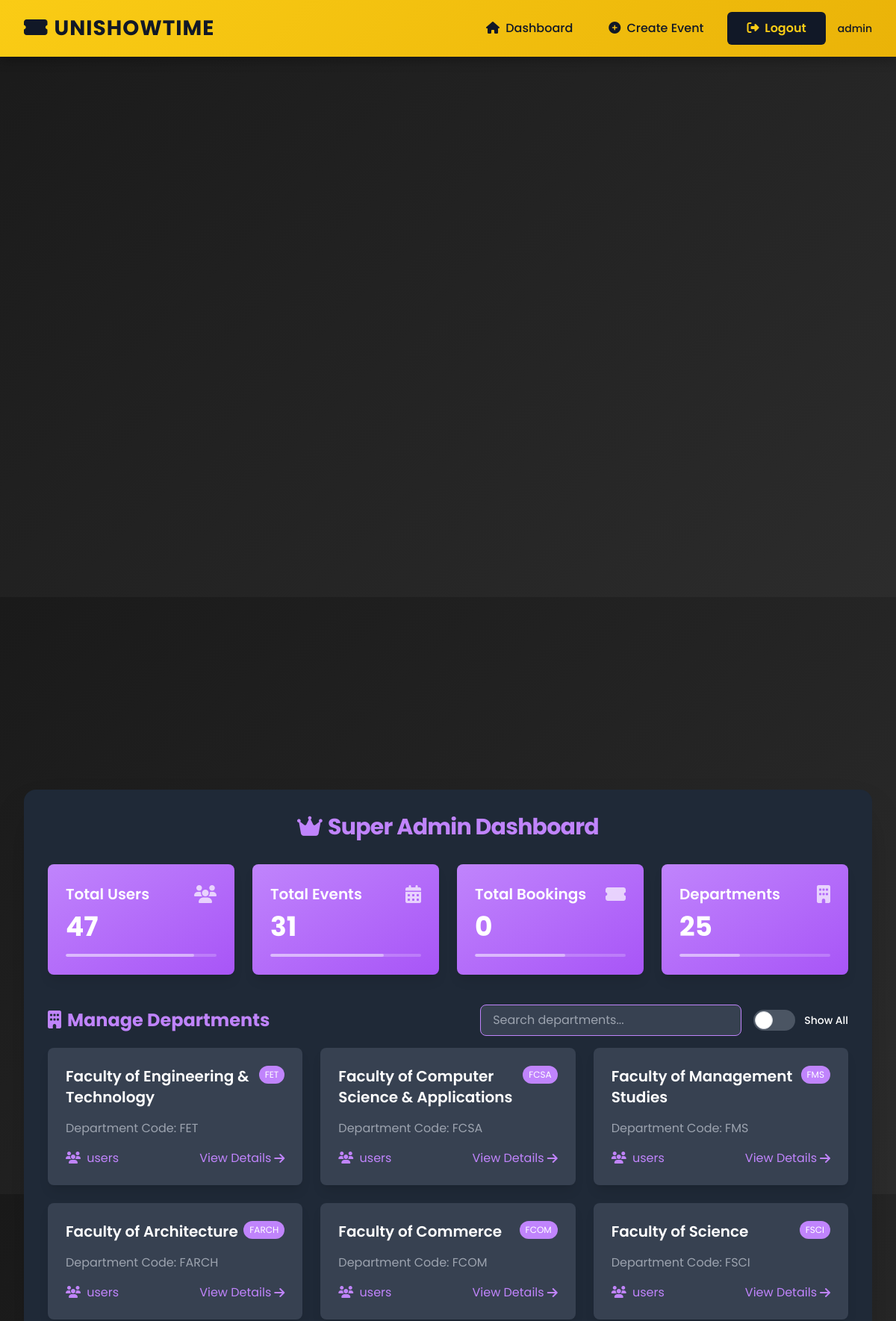
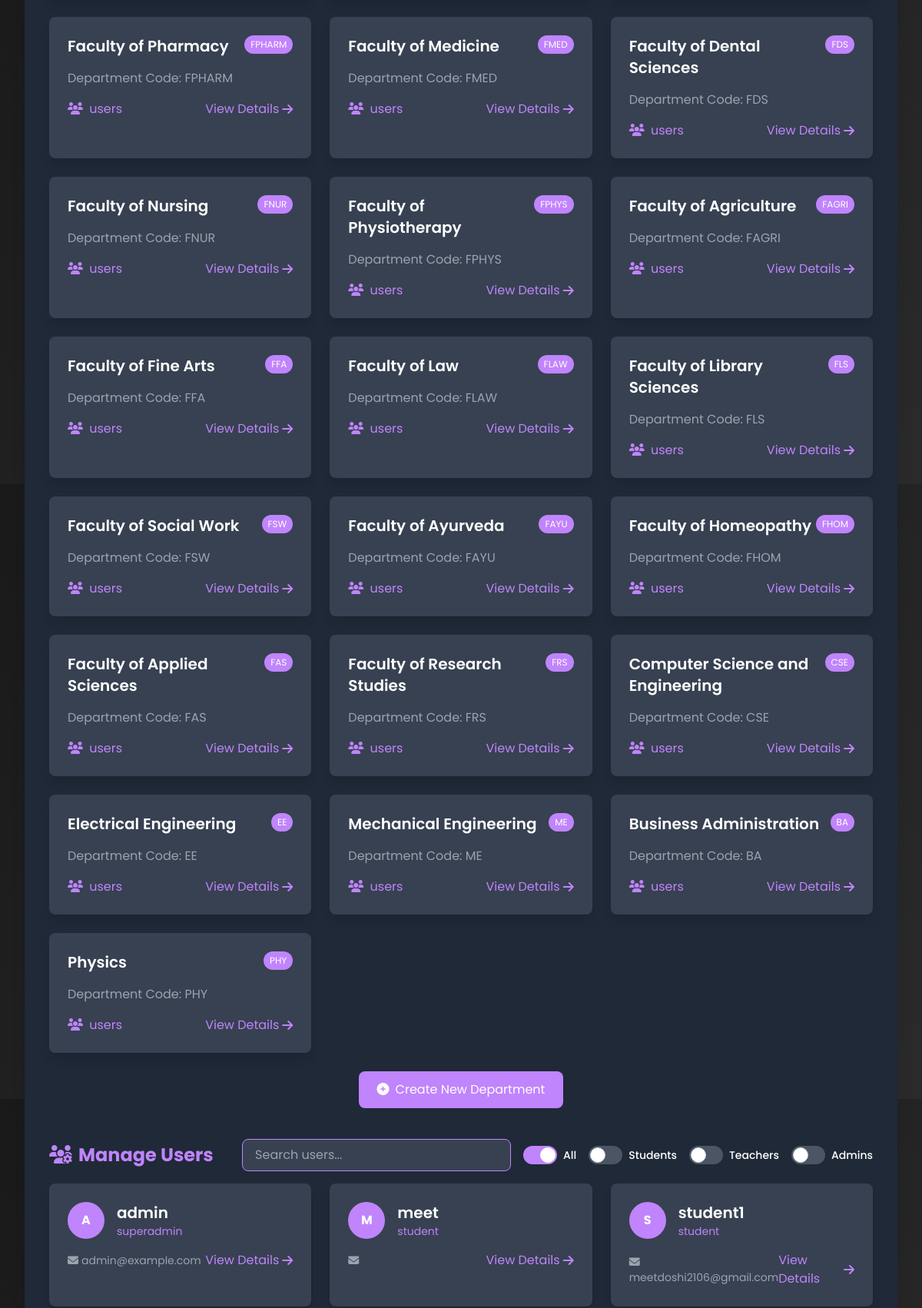
/superadmin/ (signed in, upper part), run on the app's committed database (2 pictures, top to bottom).
### mainapp/models.py (models this page shows, shortened)
class CustomUser(AbstractUser, PermissionsMixin):
    role = models.CharField(max_length=20, choices=ROLE_CHOICES, default='student')
    enrollment_no = models.CharField(max_length=20, unique=True, null=True, blank=True)
    department = models.ForeignKey(Department, on_delete=models.SET_NULL, null=True, blank=True)
    profile_image = models.ImageField(upload_to='profiles/', blank=True, null=True)

class Department(models.Model):
    name = models.CharField(max_length=100, unique=True)
    code = models.CharField(max_length=10, unique=True)
    class Meta:
        verbose_name_plural = "Departments"
    @property
    def has_active_events(self):
        return self.events.filter(date__gte=timezone.now()).exists()

### mainapp/views.py (the view)
# urls.py: path('superadmin/', views.superadmin_dashboard, name='superadmin_dashboard'),
@login_required
def superadmin_dashboard(request):
    if request.user.role != 'superadmin':
        return redirect('dashboard')
    departments = Department.objects.all()
    users = CustomUser.objects.all()
    events = Event.objects.all()
    total_bookings = Ticket.objects.count()
    role_filter = request.GET.get('role')
    if role_filter:
        users = users.filter(role=role_filter)
    context = {
        'departments': departments,
        'users': users,
        'events': events,
        'total_departments': departments.count(),
        'total_users': users.count(),
        'total_events': events.count(),
        'total_bookings': total_bookings,
    }
    return render(request, 'dashboard/superadmin_dashboard.html', context)

### mainapp/templates/dashboard/superadmin_dashboard.html (shortened to what this page needs)
{% extends "base.html" %}
{% block content %}
<div class="flex items-center justify-center min-h-screen">
    <div class="w-full max-w-7xl p-8 bg-gray-800 rounded-2xl shadow-2xl">
        <h2 class="text-3xl font-bold mb-8 text-center text-purple-400 tracking-tight"><i class="fas fa-crown mr-2"></i>Super Admin Dashboard</h2>
        <div class="grid grid-cols-1 sm:grid-cols-2 lg:grid-cols-4 gap-6" data-aos="fade-up">
            <div class="bg-gradient-to-br from-purple-400 to-purple-500 text-white p-6 rounded-lg shadow-lg">
                <div class="flex items-center justify-between">
                    <h3 class="text-xl font-semibold">Total Users</h3>
                    <i class="fas fa-users text-2xl opacity-70"></i>
                </div>
                <p class="text-4xl font-bold mt-2">{{ total_users }}</p>
                <div class="w-full h-1 bg-white bg-opacity-20 mt-4 rounded-full overflow-hidden">
                    <div class="h-full bg-white bg-opacity-40 rounded-full" style="width: 85%"></div>
                </div>
            </div>
            <div class="bg-gradient-to-br from-purple-400 to-purple-500 text-white p-6 rounded-lg shadow-lg">
                <div class="flex items-center justify-between">
                    <h3 class="text-xl font-semibold">Total Events</h3>
                    <i class="fas fa-calendar-alt text-2xl opacity-70"></i>
                </div>
                <p class="text-4xl font-bold mt-2">{{ total_events }}</p>
                <div class="w-full h-1 bg-white bg-opacity-20 mt-4 rounded-full overflow-hidden">
                    <div class="h-full bg-white bg-opacity-40 rounded-full" style="width: 75%"></div>
                </div>
            </div>
            <div class="bg-gradient-to-br from-purple-400 to-purple-500 text-white p-6 rounded-lg shadow-lg">
                <div class="flex items-center justify-between">
                    <h3 class="text-xl font-semibold">Total Bookings</h3>
                    <i class="fas fa-ticket-alt text-2xl opacity-70"></i>
                </div>
                <p class="text-4xl font-bold mt-2">{{ total_bookings }}</p>
                <div class="w-full h-1 bg-white bg-opacity-20 mt-4 rounded-full overflow-hidden">
                    <div class="h-full bg-white bg-opacity-40 rounded-full" style="width: 60%"></div>
                </div>
            </div>
            <div class="bg-gradient-to-br from-purple-400 to-purple-500 text-white p-6 rounded-lg shadow-lg">
                <div class="flex items-center justify-between">
                    <h3 class="text-xl font-semibold">Departments</h3>
                    <i class="fas fa-building text-2xl opacity-70"></i>
                </div>
                <p class="text-4xl font-bold mt-2">{{ total_departments }}</p>
                <div class="w-full h-1 bg-white bg-opacity-20 mt-4 rounded-full overflow-hidden">
                    <div class="h-full bg-white bg-opacity-40 rounded-full" style="width: 40%"></div>
                </div>
            </div>
        </div>
        <div class="mt-10" data-aos="fade-up" data-aos-delay="100">
            <div class="flex justify-between items-center mb-4">
                <h3 class="text-2xl font-bold text-purple-400"><i class="fas fa-building mr-2"></i>Manage Departments</h3>
                <div class="flex gap-4 items-center">
                    <input type="text" id="departmentSearch" placeholder="Search departments..." class="bg-gray-700 text-white px-4 py-2 rounded-lg border border-purple-400 focus:outline-none focus:ring-2 focus:ring-purple-400">
                    <label class="relative inline-flex items-center cursor-pointer">
                        <div class="w-14 h-7 bg-gray-600 peer-focus:outline-none peer-focus:ring-4 peer-focus:ring-purple-300 rounded-full peer peer-checked:after:translate-x-full peer-checked:after:border-white after:content-[''] after:absolute after:top-[2px] after:left-[2px] after:bg-white after:border-gray-300 after:border after:rounded-full after:h-6 after:w-6 after:transition-all peer-checked:bg-purple-400"></div>
                        <span class="ml-3 text-sm font-medium text-white">Show All</span>
                    </label>
                </div>
            </div>
            <div class="grid grid-cols-1 sm:grid-cols-2 lg:grid-cols-3 gap-6">
                {% for department in departments %}
                    <div class="bg-gray-700 text-white p-6 rounded-lg shadow-lg department-card" data-has-active-events="{{ department.has_active_events }}" style="display: block">
                        <div class="flex justify-between items-start mb-4">
                            <h4 class="text-xl font-semibold">{{ department.name }}</h4>
                            <span class="px-2 py-1 bg-purple-400 text-xs text-white rounded-full">{{ department.code }}</span>
                        </div>
                        <p class="text-gray-400 mt-2">Department Code: {{ department.code }}</p>
                        <div class="mt-4 flex justify-between items-center">
                            <span class="text-purple-400"><i class="fas fa-users mr-1"></i>{{ department.users_count }} users</span>
                            <a href="{% url 'department_details' department.id %}" class="text-purple-400 hover:text-purple-300 flex items-center">
                                <span>View Details</span>
                                <i class="fas fa-arrow-right ml-1"></i>
                            </a>
                        </div>
                    </div>
                {% endfor %}
            </div>
            <div class="mt-6 text-center">
                <a href="{% url 'create_department' %}" class="inline-block bg-purple-400 text-white px-6 py-3 rounded-lg hover:bg-purple-300 transition transform hover:-translate-y-1 hover:shadow-lg">
                    <i class="fas fa-plus-circle mr-2"></i>Create New Department
                </a>
            </div>
        </div>
        <div class="mt-10" data-aos="fade-up" data-aos-delay="200">
            <div class="flex justify-between items-center mb-4">
                <h3 class="text-2xl font-bold text-purple-400"><i class="fas fa-users-cog mr-2"></i>Manage Users</h3>
                <div class="flex gap-4 items-center">
                    <input type="text" id="userSearch" placeholder="Search users..." class="bg-gray-700 text-white px-4 py-2 rounded-lg border border-purple-400 focus:outline-none focus:ring-2 focus:ring-purple-400">
                    <div class="flex items-center gap-4">
                        <label class="relative inline-flex items-center cursor-pointer">
                            <div class="w-11 h-6 bg-gray-600 peer-focus:outline-none peer-focus:ring-4 peer-focus:ring-purple-300 rounded-full peer peer-checked:after:translate-x-full peer-checked:after:border-white after:content-[''] after:absolute after:top-[2px] after:left-[2px] after:bg-white after:border-gray-300 after:border after:rounded-full after:h-5 after:w-5 after:transition-all peer-checked:bg-purple-400"></div>
                            <span class="ml-2 text-sm font-medium text-white">All</span>
                        </label>
                        <label class="relative inline-flex items-center cursor-pointer">
                            <div class="w-11 h-6 bg-gray-600 peer-focus:outline-none peer-focus:ring-4 peer-focus:ring-purple-300 rounded-full peer peer-checked:after:translate-x-full peer-checked:after:border-white after:content-[''] after:absolute after:top-[2px] after:left-[2px] after:bg-white after:border-gray-300 after:border after:rounded-full after:h-5 after:w-5 after:transition-all peer-checked:bg-purple-400"></div>
                            <span class="ml-2 text-sm font-medium text-white">Students</span>
                        </label>
                        <label class="relative inline-flex items-center cursor-pointer">
                            <div class="w-11 h-6 bg-gray-600 peer-focus:outline-none peer-focus:ring-4 peer-focus:ring-purple-300 rounded-full peer peer-checked:after:translate-x-full peer-checked:after:border-white after:content-[''] after:absolute after:top-[2px] after:left-[2px] after:bg-white after:border-gray-300 after:border after:rounded-full after:h-5 after:w-5 after:transition-all peer-checked:bg-purple-400"></div>
                            <span class="ml-2 text-sm font-medium text-white">Teachers</span>
                        </label>
                        <label class="relative inline-flex items-center cursor-pointer">
                            <div class="w-11 h-6 bg-gray-600 peer-focus:outline-none peer-focus:ring-4 peer-focus:ring-purple-300 rounded-full peer peer-checked:after:translate-x-full peer-checked:after:border-white after:content-[''] after:absolute after:top-[2px] after:left-[2px] after:bg-white after:border-gray-300 after:border after:rounded-full after:h-5 after:w-5 after:transition-all peer-checked:bg-purple-400"></div>
                            <span class="ml-2 text-sm font-medium text-white">Admins</span>
                        </label>
                    </div>
                </div>
            </div>
            <div id="userGrid" class="grid grid-cols-1 sm:grid-cols-2 lg:grid-cols-3 gap-6">
                {% for user in users %}
                    <div class="bg-gray-700 text-white p-6 rounded-lg shadow-lg user-card" data-role="{{ user.role }}" style="display: block;">
                        <div class="flex items-center space-x-4 mb-4">
                            <div class="w-12 h-12 bg-purple-400 rounded-full flex items-center justify-center text-white font-bold">
                                {{ user.username|first|upper }}
                            </div>
                            <div>
                                <h4 class="text-xl font-semibold">{{ user.username }}</h4>
                                <p class="text-purple-400 text-sm">{{ user.role }}</p>
                            </div>
                        </div>
                        <div class="flex justify-between items-center mt-4">
                            <span class="text-gray-400 text-sm"><i class="fas fa-envelope mr-1"></i>{{ user.email }}</span>
                            <a href="{% url 'user_details' user.id %}" class="text-purple-400 hover:text-purple-300 flex items-center">
                                <span>View Details</span>
                                <i class="fas fa-arrow-right ml-1"></i>
                            </a>
                        </div>
                    </div>
                {% endfor %}
            </div>
        </div>
    </div>
</div>
{% endblock %}

### mainapp/templates/base.html (shortened to what this page needs)
{% load static %}
<!DOCTYPE html>
<html lang="en">
<head>
    <script src="https://cdn.tailwindcss.com"></script>
    <link rel="stylesheet" href="https://cdnjs.cloudflare.com/ajax/libs/font-awesome/6.4.0/css/all.min.css">
    <link href="https://unpkg.com/aos@2.3.1/dist/aos.css" rel="stylesheet">
</head>
<body>
    <div id="particles-js"></div>
    <nav class="navbar">
        <div class="max-w-7xl mx-auto px-4 sm:px-6 lg:px-8">
            <div class="flex justify-between items-center py-4">
                <a href="{% url 'dashboard' %}" class="navbar-title"><i class="fas fa-ticket-alt mr-2"></i>UniShowTime</a>
                <div class="hidden md:flex items-center space-x-4">
                    {% if user.is_authenticated %}
                        <a href="{% url 'dashboard' %}" class="navbar-item"><i class="fas fa-home mr-1"></i> Dashboard</a>
                        {% if user.role == 'admin' or user.role == 'superadmin' %}
                            <a href="{% url 'create_event' %}" class="navbar-item"><i class="fas fa-plus-circle mr-1"></i> Create Event</a>
                        {% endif %}
                        <a href="{% url 'logout' %}" class="navbar-button"><i class="fas fa-sign-out-alt mr-1"></i> Logout</a>
                        <div class="flex items-center space-x-2">
                            <span class="text-sm font-medium text-gray-900">{{ user.username }}</span>
                        </div>
                    {% else %}
                        <a href="{% url 'login' %}" class="navbar-button"><i class="fas fa-sign-in-alt mr-1"></i> Login</a>
                        <a href="{% url 'register' %}" class="navbar-button"><i class="fas fa-user-plus mr-1"></i> Register</a>
                    {% endif %}
                </div>
            </div>
        </div>
    </nav>
    <main class="max-w-7xl mx-auto px-4 sm:px-6 lg:px-8 py-20" data-aos="fade-up" data-aos-duration="800">
        {% block content %}{% endblock %}
    </main>
</body>
</html>

### mainapp/templates/base.html (style rules this page uses)
body { font-family: 'Poppins', sans-serif; background: linear-gradient(135deg, #1a1a1a, #2c2c2c); color: #f5f5f5; margin: 0; min-height: 100vh; display: flex; flex-direction: column; overflow-x: hidden; }
.navbar { background: linear-gradient(135deg, #facc15 0%, #eab308 100%); box-shadow: 0 4px 15px rgba(0, 0, 0, 0.3); position: fixed; width: 100%; z-index: 50; top: 0; }
.navbar-title { font-size: 1.75rem; font-weight: 700; color: #111827; text-transform: uppercase; letter-spacing: 1px; transition: all 0.3s ease; position: relative; display: inline-block; }
.navbar-title::after { content: ''; position: absolute; width: 0; height: 3px; bottom: -5px; left: 0; background-color: #111827; transition: width 0.3s ease; }
.navbar-item { font-size: 1rem; font-weight: 500; color: #111827; padding: 0.5rem 1rem; border-radius: 0.375rem; transition: all 0.3s ease; position: relative; overflow: hidden; }
.navbar-item::before { content: ''; position: absolute; top: 0; left: -100%; width: 100%; height: 100%; background: rgba(17, 24, 39, 0.1); transition: all 0.3s ease; z-index: -1; }
.navbar-button { background-color: #111827; color: #facc15; padding: 0.5rem 1.5rem; border-radius: 0.375rem; font-weight: 600; border: 2px solid transparent; transition: all 0.3s ease; position: relative; overflow: hidden; z-index: 1; }
.navbar-button::before { content: ''; position: absolute; top: 0; left: -100%; width: 100%; height: 100%; background: #facc15; transition: all 0.4s ease; z-index: -1; }
main { flex: 1; padding-top: 5rem; }
#particles-js { position: fixed; width: 100%; height: 100%; top: 0; left: 0; z-index: -1; }

### data on the page
CustomUser: username "admin", username|first "A", role "superadmin", email "admin@example.com"
Department: name "Faculty of Engineering & Technology", code "FET"
Department: name "Faculty of Computer Science & Applications", code "FCSA"
Department: name "Faculty of Management Studies", code "FMS"
Department: name "Faculty of Architecture", code "FARCH"
Department: name "Faculty of Commerce", code "FCOM"
Department: name "Faculty of Science", code "FSCI"
Department: name "Faculty of Pharmacy", code "FPHARM"
Department: name "Faculty of Medicine", code "FMED"
Department: name "Faculty of Dental Sciences", code "FDS"
Department: name "Faculty of Nursing", code "FNUR"
Department: name "Faculty of Physiotherapy", code "FPHYS"
Department: name "Faculty of Agriculture", code "FAGRI"
Department: name "Faculty of Fine Arts", code "FFA"
Department: name "Faculty of Law", code "FLAW"
Department: name "Faculty of Library Sciences", code "FLS"
Department: name "Faculty of Social Work", code "FSW"
Department: name "Faculty of Ayurveda", code "FAYU"
Department: name "Faculty of Homeopathy", code "FHOM"
Department: name "Faculty of Applied Sciences", code "FAS"
Department: name "Faculty of Research Studies", code "FRS"
Department: name "Computer Science and Engineering", code "CSE"
Department: name "Electrical Engineering", code "EE"
Department: name "Mechanical Engineering", code "ME"
Department: name "Business Administration", code "BA"
Department: name "Physics", code "PHY"
CustomUser: username|first "M", username "meet", role "student"
CustomUser: username|first "S", username "student1", role "student", email "meetdoshi2106@gmail.com"

### other printed values
{{ total_users }} "47"
{{ total_events }} "31"
{{ total_bookings }} "0"
{{ total_departments }} "25"
